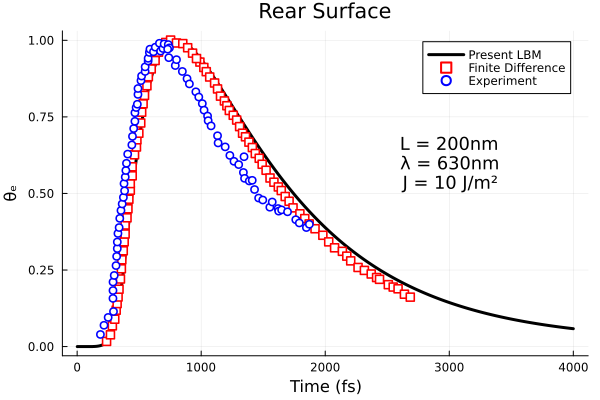

Write the Julia code that produced this figure.
using DataFrames
using CSV
using Plots
Data = DataFrame(CSV.File("Dataset/gold_rear_200nm_PTS.csv"))
DataExperiment = DataFrame(CSV.File("Dataset/gold_rear_200nm.csv"))

const max = maximum(ElectronTemperature[end,:])
plot((1:Nt)/(1e-15/dt),(ElectronTemperature[end,1:end].-300)/(max-300),
    xlabel="Time (fs)", 
    ylabel="θₑ", 
    title="Rear Surface", 
    label="Present LBM",  # Legend entry  
    lw = 3,
    color = :black,
)
scatter!(Data[:,1]*1000 .+ 192,Data[:,2],
    label="Finite Difference",
    markershape=:rect,  # Square marker
    color=:white,  # Transparent fill
    markerstrokecolor=:red,  # Border color
    markerstrokewidth=2,  # Border width
)
scatter!(DataExperiment[:,1]*1000 .+ 192,DataExperiment[:,2],
label="Experiment",
color=:white,  # Transparent fill
markerstrokecolor=:blue,  # Border color
markerstrokewidth=2,  # Border width
)
annotate!(3000, 0.6, text("L = 200nm\nλ = 630nm\nJ = 10 J/m²", 12, :black)) 


savefig("1D/plotting1D/TeEvolution/200nm/Rear_200nm.png")